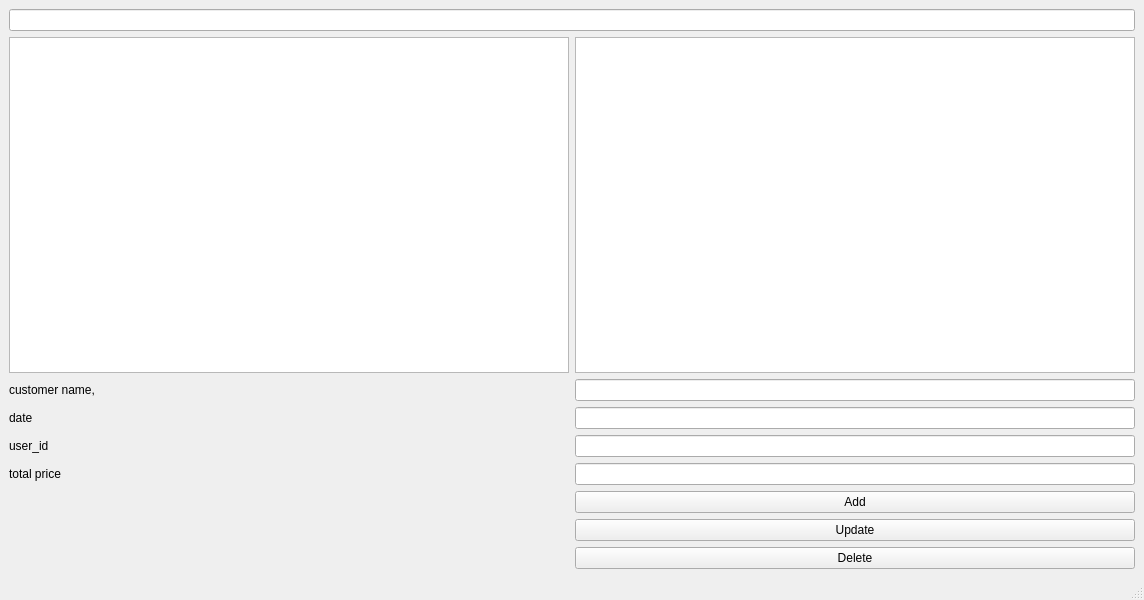
<?xml version="1.0" encoding="UTF-8"?>
<ui version="4.0">
 <class>MainWindow</class>
 <widget class="QMainWindow" name="MainWindow">
  <property name="geometry">
   <rect>
    <x>0</x>
    <y>0</y>
    <width>1144</width>
    <height>600</height>
   </rect>
  </property>
  <property name="windowTitle">
   <string>MainWindow</string>
  </property>
  <widget class="QWidget" name="centralwidget">
   <layout class="QGridLayout" name="gridLayout">
    <item row="8" column="1">
     <widget class="QPushButton" name="detebtn">
      <property name="text">
       <string>Delete</string>
      </property>
     </widget>
    </item>
    <item row="6" column="1">
     <widget class="QPushButton" name="addbtn">
      <property name="text">
       <string>Add</string>
      </property>
     </widget>
    </item>
    <item row="2" column="1">
     <widget class="QLineEdit" name="le_cust_name"/>
    </item>
    <item row="1" column="0">
     <widget class="QTableWidget" name="tableWidget_2"/>
    </item>
    <item row="7" column="1">
     <widget class="QPushButton" name="updatebtn">
      <property name="text">
       <string>Update</string>
      </property>
     </widget>
    </item>
    <item row="5" column="0">
     <widget class="QLabel" name="label_2">
      <property name="text">
       <string>total price</string>
      </property>
     </widget>
    </item>
    <item row="1" column="1">
     <widget class="QTableWidget" name="tableWidget"/>
    </item>
    <item row="5" column="1">
     <widget class="QLineEdit" name="le_tota_price"/>
    </item>
    <item row="4" column="0">
     <widget class="QLabel" name="label_4">
      <property name="text">
       <string>user_id</string>
      </property>
     </widget>
    </item>
    <item row="2" column="0">
     <widget class="QLabel" name="label">
      <property name="text">
       <string>customer name,</string>
      </property>
     </widget>
    </item>
    <item row="3" column="0">
     <widget class="QLabel" name="label_3">
      <property name="text">
       <string>date</string>
      </property>
     </widget>
    </item>
    <item row="3" column="1">
     <widget class="QLineEdit" name="le_date"/>
    </item>
    <item row="4" column="1">
     <widget class="QLineEdit" name="le_user_id"/>
    </item>
    <item row="0" column="0" colspan="2">
     <widget class="QLineEdit" name="lineEdit"/>
    </item>
   </layout>
  </widget>
  <widget class="QMenuBar" name="menubar">
   <property name="geometry">
    <rect>
     <x>0</x>
     <y>0</y>
     <width>1144</width>
     <height>22</height>
    </rect>
   </property>
  </widget>
  <widget class="QStatusBar" name="statusbar"/>
 </widget>
 <resources/>
 <connections/>
</ui>
